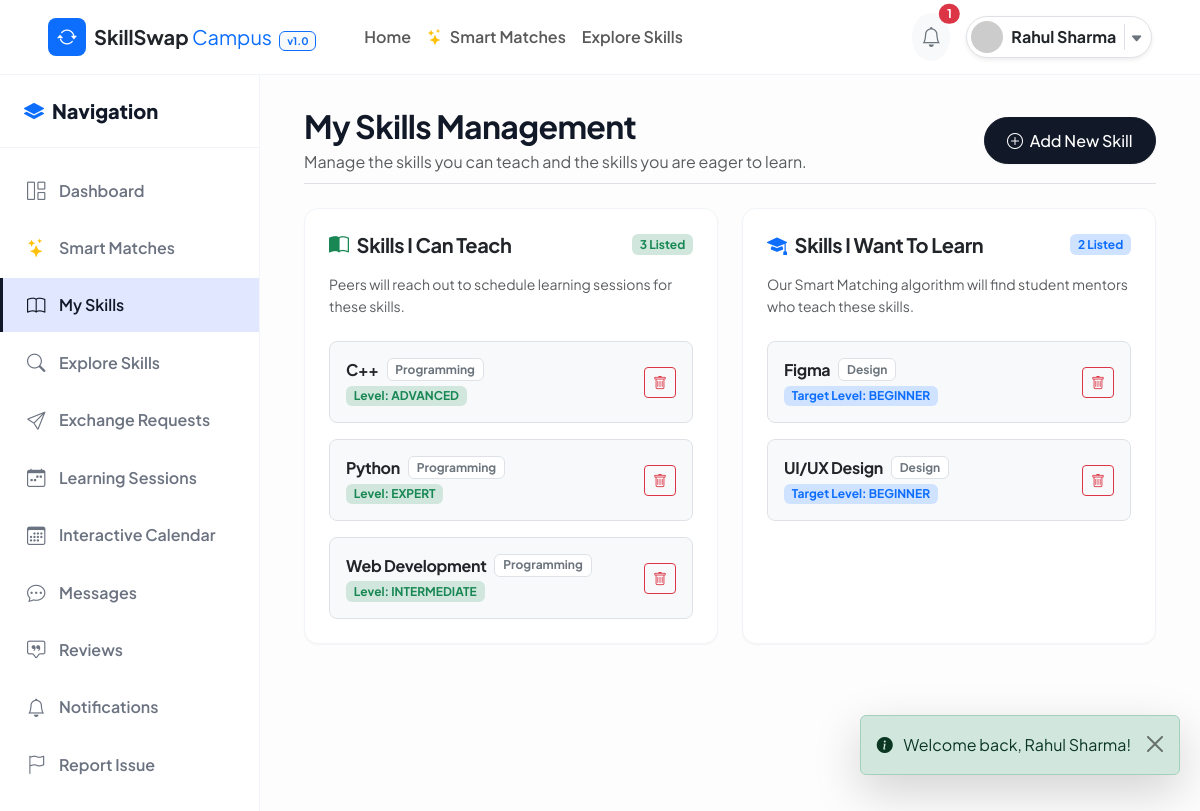
/student/skills.php (signed in), run on the app's committed database.
### tables this page shows
CREATE TABLE `user_skills` (
  `user_skill_id` INT AUTO_INCREMENT PRIMARY KEY,
  `user_id` INT NOT NULL,
  `skill_id` INT NOT NULL,
  `skill_type` ENUM('TEACH', 'LEARN') NOT NULL,
  `skill_level` ENUM('BEGINNER', 'INTERMEDIATE', 'ADVANCED', 'EXPERT') NOT NULL DEFAULT 'INTERMEDIATE',
  `created_at` TIMESTAMP DEFAULT CURRENT_TIMESTAMP,
  FOREIGN KEY (`user_id`) REFERENCES `users` (`user_id`) ON DELETE CASCADE,
  FOREIGN KEY (`skill_id`) REFERENCES `skills` (`skill_id`) ON DELETE CASCADE,
  UNIQUE KEY `uk_user_skill_type` (`user_id`, `skill_id`, `skill_type`)
);

CREATE TABLE `skills` (
  `skill_id` INT AUTO_INCREMENT PRIMARY KEY,
  `skill_name` VARCHAR(100) NOT NULL UNIQUE,
  `category` VARCHAR(50) NOT NULL,
  `description` TEXT DEFAULT NULL,
  `created_at` TIMESTAMP DEFAULT CURRENT_TIMESTAMP
);

### student/skills.php (the view, shortened to what this page needs)
<?php
$userId = $_SESSION['user_id'];
$pdo = Database::getConnection();
$stmtUserSkills = $pdo->prepare("
    SELECT us.*, s.skill_name, s.category, s.description
    FROM user_skills us
    JOIN skills s ON us.skill_id = s.skill_id
    WHERE us.user_id = :uid
    ORDER BY s.skill_name ASC
");
$stmtUserSkills->execute(['uid' => $userId]);
$userSkills = $stmtUserSkills->fetchAll(PDO::FETCH_ASSOC);
$teachSkills = array_filter($userSkills, fn($s) => $s['skill_type'] === 'TEACH');
$learnSkills = array_filter($userSkills, fn($s) => $s['skill_type'] === 'LEARN');
require_once __DIR__ . '/../includes/header.php';
require_once __DIR__ . '/../includes/navbar.php';
?>
<div class="dashboard-wrapper">
  <?php require_once __DIR__ . '/../includes/sidebar.php'; ?>
  <main class="main-content">
    <div class="container-fluid">
      <div class="d-flex flex-column flex-md-row justify-content-between align-items-md-center mb-4 pb-2 border-bottom">
        <div>
          <h2 class="fw-bold mb-1">My Skills Management</h2>
          <p class="text-muted mb-0">Manage the skills you can teach and the skills you are eager to learn.</p>
        </div>
        <button class="btn btn-primary-custom mt-3 mt-md-0" data-bs-toggle="modal" data-bs-target="#addSkillModal">
          <i class="bi bi-plus-circle me-1"></i> Add New Skill
        </button>
      </div>
      <div class="row g-4">
        <div class="col-lg-6">
          <div class="card-custom p-4 h-100">
            <div class="d-flex justify-content-between align-items-center mb-3">
              <h5 class="fw-bold text-dark mb-0"><i class="bi bi-book-half text-success me-2"></i>Skills I Can Teach</h5>
              <span class="badge bg-success-subtle text-success fw-bold"><?= count($teachSkills) ?> Listed</span>
            </div>
            <p class="text-muted small mb-4">Peers will reach out to schedule learning sessions for these skills.</p>
            <?php if (empty($teachSkills)): ?>
              <div class="text-center py-5 border rounded-3 bg-light">
                <i class="bi bi-journal-plus fs-1 text-secondary opacity-50 d-block mb-2"></i>
                <p class="text-muted small mb-2">You haven't listed any teach skills yet.</p>
                <button class="btn btn-sm btn-outline-success" data-bs-toggle="modal" data-bs-target="#addSkillModal" onclick="document.getElementById('skill_type').value='TEACH';">
                  + Add Skill You Can Teach
                </button>
              </div>
            <?php else: ?>
              <div class="row g-3">
                <?php foreach ($teachSkills as $ts): ?>
                <div class="col-12">
                  <div class="p-3 bg-light rounded-3 border d-flex justify-content-between align-items-center">
                    <div>
                      <div class="d-flex align-items-center gap-2">
                        <h6 class="fw-bold text-dark mb-0"><?= htmlspecialchars($ts['skill_name']) ?></h6>
                        <span class="badge bg-white text-secondary border"><?= htmlspecialchars($ts['category']) ?></span>
                      </div>
                      <span class="badge bg-success-subtle text-success mt-1">Level: <?= htmlspecialchars($ts['skill_level']) ?></span>
                    </div>
                    <a href="skills.php?remove=<?= $ts['user_skill_id'] ?>" class="btn btn-sm btn-outline-danger" onclick="return confirm('Are you sure you want to remove <?= htmlspecialchars($ts['skill_name']) ?>?');">
                      <i class="bi bi-trash"></i>
                    </a>
                  </div>
                </div>
                <?php endforeach; ?>
              </div>
            <?php endif; ?>
          </div>
        </div>
        <div class="col-lg-6">
          <div class="card-custom p-4 h-100">
            <div class="d-flex justify-content-between align-items-center mb-3">
              <h5 class="fw-bold text-dark mb-0"><i class="bi bi-mortarboard-fill text-primary me-2"></i>Skills I Want To Learn</h5>
              <span class="badge bg-primary-subtle text-primary fw-bold"><?= count($learnSkills) ?> Listed</span>
            </div>
            <p class="text-muted small mb-4">Our Smart Matching algorithm will find student mentors who teach these skills.</p>
            <?php if (empty($learnSkills)): ?>
              <div class="text-center py-5 border rounded-3 bg-light">
                <i class="bi bi-journal-bookmark fs-1 text-secondary opacity-50 d-block mb-2"></i>
                <p class="text-muted small mb-2">You haven't listed any learning goals yet.</p>
                <button class="btn btn-sm btn-outline-primary" data-bs-toggle="modal" data-bs-target="#addSkillModal" onclick="document.getElementById('skill_type').value='LEARN';">
                  + Add Skill You Want To Learn
                </button>
              </div>
            <?php else: ?>
              <div class="row g-3">
                <?php foreach ($learnSkills as $ls): ?>
                <div class="col-12">
                  <div class="p-3 bg-light rounded-3 border d-flex justify-content-between align-items-center">
                    <div>
                      <div class="d-flex align-items-center gap-2">
                        <h6 class="fw-bold text-dark mb-0"><?= htmlspecialchars($ls['skill_name']) ?></h6>
                        <span class="badge bg-white text-secondary border"><?= htmlspecialchars($ls['category']) ?></span>
                      </div>
                      <span class="badge bg-primary-subtle text-primary mt-1">Target Level: <?= htmlspecialchars($ls['skill_level']) ?></span>
                    </div>
                    <a href="skills.php?remove=<?= $ls['user_skill_id'] ?>" class="btn btn-sm btn-outline-danger" onclick="return confirm('Are you sure you want to remove <?= htmlspecialchars($ls['skill_name']) ?>?');">
                      <i class="bi bi-trash"></i>
                    </a>
                  </div>
                </div>
                <?php endforeach; ?>
              </div>
            <?php endif; ?>
          </div>
        </div>
      </div>
    </div>
  </main>
</div>
<?php require_once __DIR__ . '/../includes/footer.php'; ?>

### assets/css/style.css (style rules this page uses)
:root { --primary: #111827; --primary-hover: #000000; --primary-light: #f3f4f6; --secondary: #4f46e5; --accent: #6366f1; --dark-bg: #030712; --dark-card: #111827; --light-bg: #fdfdfd; --surface: #ffffff; --border-color: #f1f5f9; --text-main: #111827; --text-muted: #6b7280; --text-light: #9ca3af; --success: #059669; --warning: #d97706; --danger: #dc2626; --radius-sm: 6px; --radius-md: 10px; --radius-lg: 14px; --radius-full: 9999px; --shadow-sm: 0 1px 2px rgba(0, 0, 0, 0.04); --shadow-md: 0 4px 6px -1px rgba(0, 0, 0, 0.05); --shadow-lg: 0 10px 15px -3px rgba(0, 0, 0, 0.05); --transition-fast: all 0.2s cubic-bezier(0.4, 0, 0.2, 1); --transition-normal: all 0.3s cubic-bezier(0.4, 0, 0.2, 1); }
body { font-family: 'Plus Jakarta Sans', -apple-system, BlinkMacSystemFont, "Segoe UI", Roboto, sans-serif; background-color: var(--light-bg); color: var(--text-main); min-height: 100vh; margin: 0; line-height: 1.6; }
h1, h2, h3, h4, h5, h6 { font-weight: 700; color: var(--text-main); letter-spacing: -0.02em; }
a { color: var(--primary); text-decoration: none; transition: var(--transition-fast); }
.btn-primary-custom { background: var(--primary); color: #ffffff; border: 1px solid var(--primary); padding: 0.65rem 1.4rem; border-radius: var(--radius-full); font-weight: 500; box-shadow: var(--shadow-sm); transition: var(--transition-normal); }
.card-custom { background: var(--surface); border: 1px solid var(--border-color); border-radius: var(--radius-lg); box-shadow: var(--shadow-sm); transition: var(--transition-normal); overflow: hidden; }

### assets/css/dashboard.css (style rules this page uses)
.dashboard-wrapper { display: flex; min-height: calc(100vh - 65px); position: relative; }
.main-content { flex-grow: 1; padding: 2rem; background-color: var(--light-bg); overflow-x: hidden; }

### data on the page
user_skills: skill.skill_name "C++", skill.category "Programming", skill_level "ADVANCED"
user_skills: skill.skill_name "Python", skill.category "Programming", skill_level "EXPERT"
user_skills: skill.skill_name "Web Development", skill.category "Programming", skill_level "INTERMEDIATE"
user_skills: skill.skill_name "Figma", skill.category "Design", skill_level "BEGINNER"
user_skills: skill.skill_name "UI/UX Design", skill.category "Design", skill_level "BEGINNER"

### other printed values
$unreadCount "1"
$userName "Rahul Sharma"
count($teachSkills) "3"
count($learnSkills) "2"
$flash['message'] "Welcome back, Rahul Sharma!"
